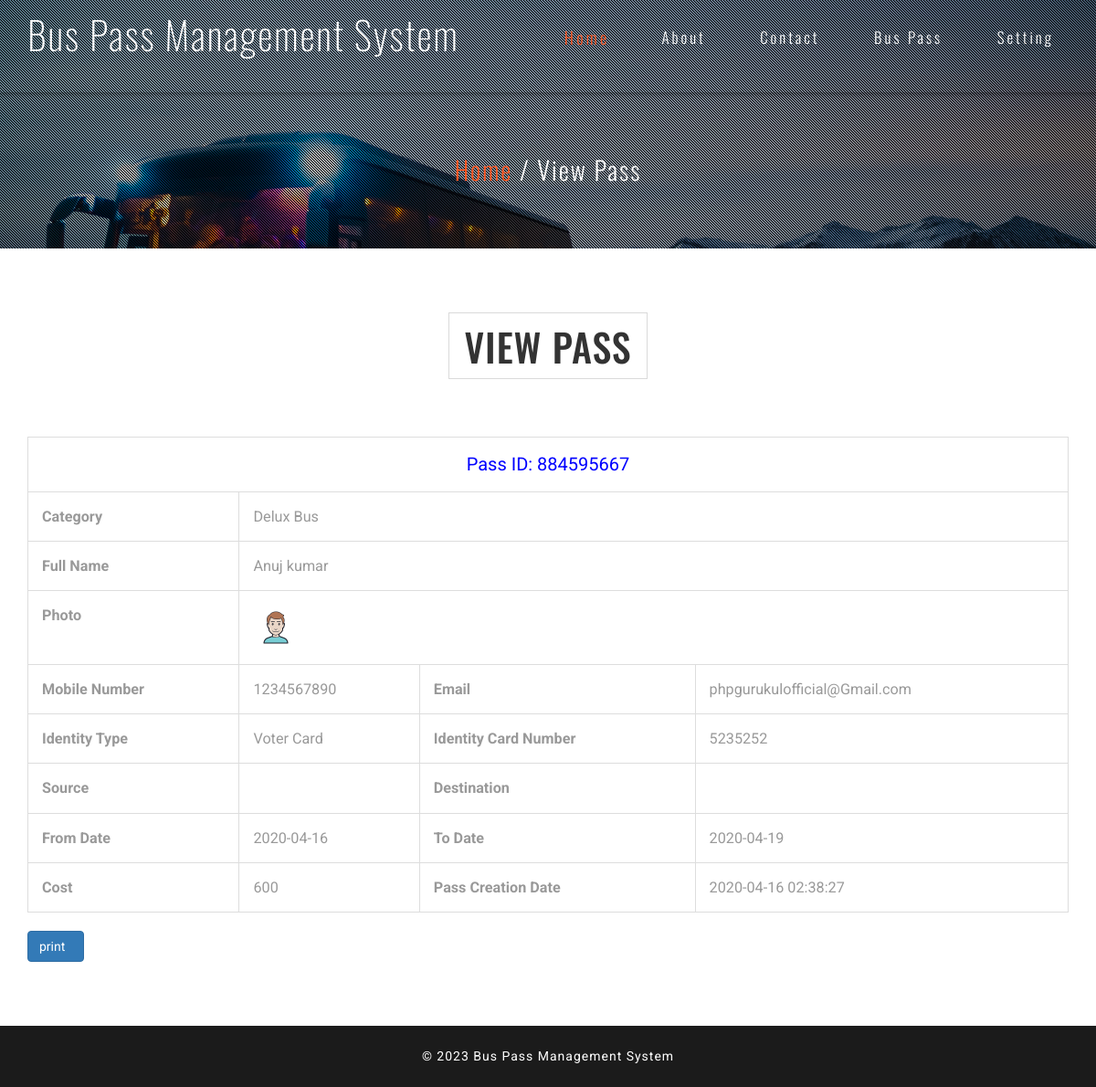
The app's page /view-online-pass-detail.php?viewid=884595667 with its own data.
### tables this page shows
CREATE TABLE `tblpass` (
  `ID` int(10) NOT NULL,
  `PassNumber` varchar(200) DEFAULT NULL,
  `FullName` varchar(200) DEFAULT NULL,
  `ProfileImage` varchar(200) DEFAULT NULL,
  `ContactNumber` bigint(10) DEFAULT NULL,
  `Email` varchar(200) DEFAULT NULL,
  `IdentityType` varchar(200) DEFAULT NULL,
  `IdentityCardno` varchar(200) DEFAULT NULL,
  `Category` varchar(100) DEFAULT NULL,
  `Source` varchar(200) DEFAULT NULL,
  `Destination` varchar(200) DEFAULT NULL,
  `FromDate` varchar(200) DEFAULT NULL,
  `ToDate` varchar(200) DEFAULT NULL,
  `Cost` decimal(10,0) DEFAULT NULL,
  `Status` varchar(50) NOT NULL DEFAULT 'Pending',
  `Payment` varchar(100) NOT NULL DEFAULT 'Not Done',
  `PasscreationDate` timestamp NULL DEFAULT current_timestamp()
);

### view-online-pass-detail.php (the view, shortened to what this page needs)
<?php
include('includes/dbconnection.php');
?>
<!DOCTYPE html>
<html lang="en">
<head>
	<link href="css/bootstrap.css" type="text/css" rel="stylesheet" media="all">
	<link href="css/style.css" type="text/css" rel="stylesheet" media="all">
	<link href="css/font-awesome.css" rel="stylesheet">
</head>
<body>
	<div class="agileits-banner">
		<div class="bnr-agileinfo">
			<?php include_once('includes/header1.php');?>
			<div class="banner-text agileinfo about-bnrtext">
				<div class="container">
					<h2><a href="index.php">Home</a> / View Pass</h2>
				</div>
			</div>
		</div>
	</div>
	<div class="contact agileits">
		<div class="container">
			<div class="agileits-title">
				<h3>View Pass</h3>
			</div>
			<div class="contact-agileinfo">
				<div class="table-responsive" id="divToPrint">
                	<?php
					$vid=$_GET['viewid'];
					$sql="SELECT * from  tblpass where PassNumber=$vid";
					$query = $dbh -> prepare($sql);
					$query->execute();
					$results=$query->fetchAll(PDO::FETCH_OBJ);
					if($query->rowCount() > 0)
					{
						foreach($results as $row)
						{?>
                            <table border="2" class="table table-bordered" style="font-size: 18px;" >
                            	<tr align="center">
								<td colspan="6" style="font-size:20px;color:blue">
 									Pass ID: <?php  echo ($row->PassNumber);?>
								</td>
								</tr>
   								<tr>
        						<th scope>Category</th>
    							<td colspan="3"><?php  echo ($row->Category);?></td>
  								</tr>
								<tr>
    							<th scope>Full Name</th>
    							<td colspan="3"><?php  echo ($row->FullName);?></td>
  								</tr>
  								<tr>
    							<th scope>Photo</th>
    							<td colspan="3"><img src="admin/images/<?php  echo ($row->ProfileImage);?>" width="50" height="50"></td>
  								</tr>
  								<tr>
    							<th scope>Mobile Number</th>
    							<td><?php  echo ($row->ContactNumber);?></td>
    							<th scope>Email</th>
    							<td><?php  echo ($row->Email);?></td>
  								</tr>
								<tr>
    							<th scope>Identity Type</th>
    							<td><?php  echo ($row->IdentityType);?></td>
    							<th scope>Identity Card Number</th>
    							<td><?php  echo ($row->IdentityCardno);?></td>
  								</tr>
  								<tr>
    							<th scope>Source</th>
    							<td><?php  echo ($row->Source);?></td>
    							<th scope>Destination</th>
    							<td><?php  echo ($row->Destination);?></td>
  								</tr>
								<tr>
    							<th scope>From Date</th>
    							<td><?php  echo ($row->FromDate);?></td>
    							<th scope>To Date</th>
    							<td><?php  echo ($row->ToDate);?></td>
  								</tr>
  								<tr>
    							<th scope>Cost</th>
    							<td><?php  echo ($row->Cost);?></td>
    							<th scope>Pass Creation Date</th>
    							<td><?php  echo ($row->PasscreationDate);?></td>
  								</tr>
   								<?php $cnt=$cnt+1;
							}
						} ?>
   					</table>
                </div>
                <input type="button" style="padding-right: 20px" class="btn btn-primary" value="print" onclick="PrintDiv();" />
			</div>
		</div>
	</div>
	<?php include_once('includes/footer.php');?>
</body>
</html>

### css/style.css (style rules this page uses)
body { margin:0; font-family: 'Roboto', sans-serif; background: #fff; }
body a { transition: 0.5s all; -webkit-transition: 0.5s all; -moz-transition: 0.5s all; -o-transition: 0.5s all; -ms-transition: 0.5s all; text-decoration:none; outline:none; }
h1,h2,h3,h4,h5,h6 { margin:0; font-family: 'Oswald', sans-serif; }
.agileits-banner { background:url(../images/bg.jpg)no-repeat center 0px; -webkit-background-size:cover; -moz-background-size:cover; -o-background-size:cover; -ms-background-size:cover; background-size:cover; position: relative; }
.bnr-agileinfo { background: url(../images/overlay.png)rgba(0, 0, 0, 0.25) repeat 0px 0px; }
.banner-text { padding: 21em 0; }
.welcome,.services,.gallery,.team,.subscribe,.contact,.testimonials,.video,.codes { padding: 5em 0; }
.agileits-title { text-align: center; }
.agileits-title h3 { font-size: 3em; text-transform: uppercase; margin-bottom: 1.5em; display: inline-block; border: 1px solid #dadada; padding: .3em 0.4em; letter-spacing: 1px; color:#333; }
.banner-text.agileinfo.about-bnrtext { padding: 5em 0; text-align: center; }
.banner-text.agileinfo.about-bnrtext h2 { font-size: 2em; color: #fff; font-weight: 300; letter-spacing: 2px; }
.banner-text.agileinfo.about-bnrtext h2 a { color: #FF5722; display: inline-block; -webkit-transition:.5s all; -moz-transition:.5s all; -o-transition:.5s all; -ms-transition:.5s all; transition:.5s all; }
.table td, .table>tbody>tr>td, .table>tbody>tr>th, .table>tfoot>tr>td, .table>tfoot>tr>th, .table>thead>tr>td, .table>thead>tr>th { padding: 15px!important; }
.table > thead > tr > th, .table > tbody > tr > th, .table > tfoot > tr > th, .table > thead > tr > td, .table > tbody > tr > td, .table > tfoot > tr > td { font-size: 0.9em; color: #999; border-top: none !important; }
@media (max-width:1280px) { .banner-text { padding: 16em 0; } }

### records on screen
tblpass: PassNumber "884595667", Category "Delux Bus", FullName "Anuj kumar", ProfileImage (picture), ContactNumber "1234567890", Email "phpgurukulofficial@Gmail.com", IdentityType "Voter Card", IdentityCardno "5235252", FromDate "2020-04-16", ToDate "2020-04-19", Cost "600", PasscreationDate "2020-04-16 02:38:27"
